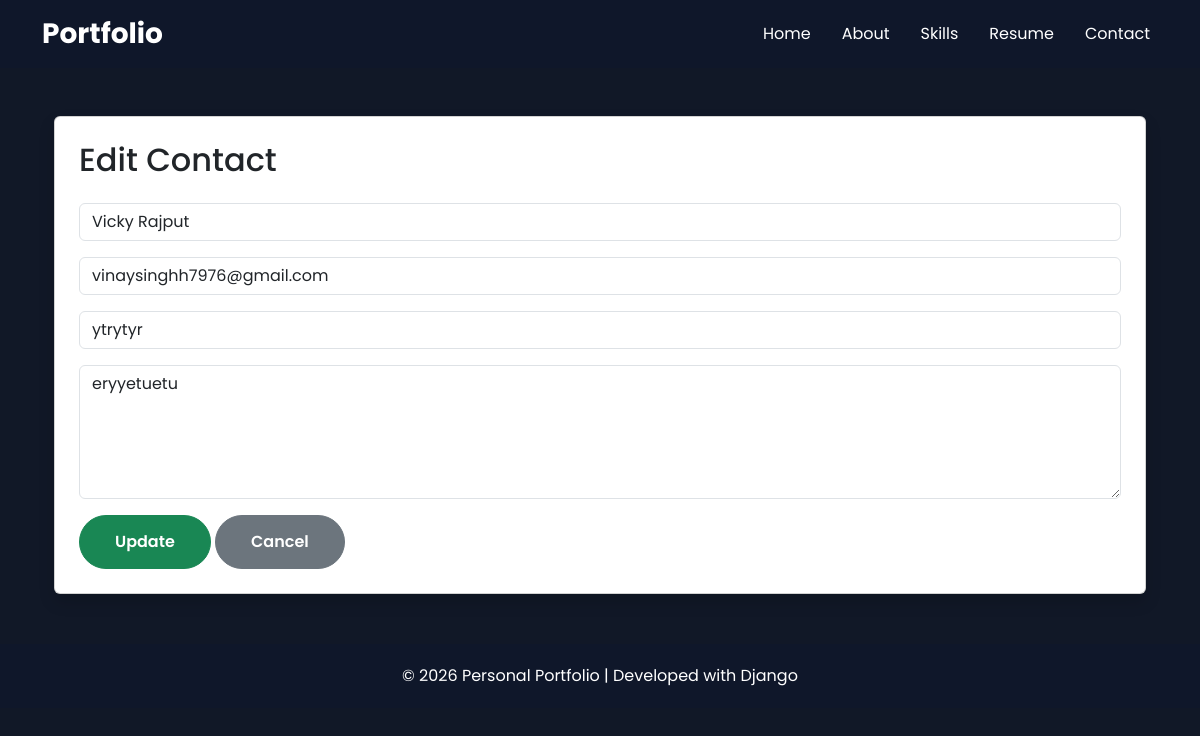
Screenshot of /edit/4/ (signed in) with the database file from the repository.
### portfolio/models.py (models this page shows, shortened)
class Contact(models.Model):
    name=models.CharField(max_length=100)
    email=models.EmailField()
    subject=models.CharField(max_length=100)
    message=models.TextField()

### portfolio/views.py (the view, shortened to what this page needs)
# urls.py: path('edit/<int:id>/', EditContact.as_view(), name='edit'),
class EditContact(View):
    def get(self, request, id):
        if not request.session.get('admin'):
            return redirect('admin_login')
        data = Contact.objects.get(id=id)
        return render(request, 'edit.html', {'data': data})

### portfolio/templates/edit.html (shortened to what this page needs)
{% extends 'base.html' %}
{% block content %}
<div class="container mt-5">
<div class="card shadow p-4">
<h2 class="mb-4">Edit Contact</h2>
<form method="POST">
<input type="text"
name="name"
value="{{data.name}}"
class="form-control mb-3">
<input type="email"
name="email"
value="{{data.email}}"
class="form-control mb-3">
<input type="text"
name="subject"
value="{{data.subject}}"
class="form-control mb-3">
<textarea
name="message"
class="form-control mb-3"
rows="5">{{data.message}}</textarea>
<button class="btn btn-success">
Update
</button>
<a href="{% url 'dashboard' %}" class="btn btn-secondary">
Cancel
</a>
</form>
</div>
</div>
{% endblock %}

### portfolio/static/css/style.css (style rules this page uses)
* { margin:0; padding:0; box-sizing:border-box; font-family:'Poppins',sans-serif; }
body { background:#0f172a; overflow-x:hidden; }
.container { position:relative; z-index:2; }
.btn { padding:14px 35px; border-radius:50px; font-weight:600; transition:.3s; }

### portfolio/templates/base.html (style rules this page uses)
body { background:#111827; color:white; }

### rows the page displays
Contact: name "Vicky Rajput", email "vinaysinghh7976@gmail.com", subject "ytrytyr", message "eryyetuetu"
